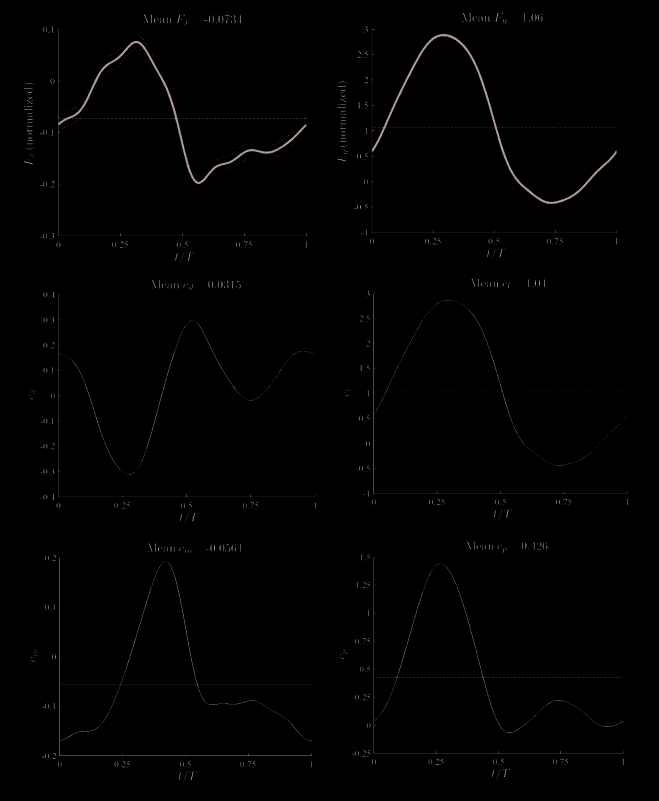
#> input picture docs/forward_flight_large_pitch/reproductions/baik2012_w1_w4/source_data/extracted/fig-000.jpg, 1318 x 1602 px (shown at 1/2 size); its folder holds only this picture in this run
$ python extract_baik2012_fig524_527.py
#> lines starting #> are read from the running program, lines starting #| are printed output that depends on the picture
#> in main, rgb is the input picture: shape (1602, 1318, 3); mean R, G, B 1.4, 1.3, 1.2
"""Digitize Baik (2011) thesis Figures 5.24--5.27 from embedded JPEGs.

This is an auditable pixel-calibration extraction.  It does not fit phase,
amplitude, offset, or scale to any model.  The printed panel means are used
only to mask the horizontal mean guide and as an independent QA check.
"""

from __future__ import annotations

import csv
import hashlib
import json
from pathlib import Path

import cv2
import matplotlib.pyplot as plt
import numpy as np
from PIL import Image


ROOT = Path(__file__).resolve().parent
PDF = ROOT / "baik_2011_dissertation.pdf"
FIGDIR = ROOT / "extracted"

# Axes bounds are pixel centers in the original embedded 1318x1602 JPEGs.
# Values are read from the labelled ticks; phase is 0--1 on every panel.
CONFIG = [
    dict(case="W1", variable="cd", image=0, pdf_page=204, printed_page=179,
         figure="5.24", x0=116, x1=630, yt=589, yb=993,
         vtop=0.4, vbot=-0.4, published_mean=0.0315),
    dict(case="W1", variable="cl", image=0, pdf_page=204, printed_page=179,
         figure="5.24", x0=747, x1=1255, yt=586, yb=986,
         vtop=3.0, vbot=-1.0, published_mean=1.04),
    dict(case="W2", variable="cd", image=1, pdf_page=205, printed_page=180,
         figure="5.25", x0=130, x1=635, yt=601, yb=999,
         vtop=2.0, vbot=-2.5, published_mean=-0.127),
    dict(case="W2", variable="cl", image=1, pdf_page=205, printed_page=180,
         figure="5.25", x0=734, x1=1253, yt=586, yb=994,
         vtop=5.0, vbot=-1.0, published_mean=2.11),
    dict(case="W3", variable="cd", image=2, pdf_page=206, printed_page=181,
         figure="5.26", x0=122, x1=628, yt=603, yb=1002,
         vtop=0.4, vbot=-0.3, published_mean=0.127),
    dict(case="W3", variable="cl", image=2, pdf_page=206, printed_page=181,
         figure="5.26", x0=740, x1=1251, yt=599, yb=1001,
         vtop=3.0, vbot=-1.0, published_mean=1.14),
    dict(case="W4", variable="cd", image=3, pdf_page=207, printed_page=182,
         figure="5.27", x0=135, x1=647, yt=604, yb=1007,
         vtop=1.5, vbot=-2.5, published_mean=-0.308),
    dict(case="W4", variable="cl", image=3, pdf_page=207, printed_page=182,
         figure="5.27", x0=738, x1=1261, yt=591, yb=1003,
         vtop=5.0, vbot=-1.0, published_mean=1.37),
]


def sha256(path: Path) -> str:
    h = hashlib.sha256()
    with path.open("rb") as handle:
        for chunk in iter(lambda: handle.read(1 << 20), b""):
            h.update(chunk)
    return h.hexdigest()


def trace_curve(gray: np.ndarray, cfg: dict) -> tuple[np.ndarray, np.ndarray, dict]:
    x0, x1, yt, yb = (cfg[key] for key in ("x0", "x1", "yt", "yb"))
    xs = np.arange(x0 + 2, x1 - 1)
    ys_all = np.arange(yt + 2, yb - 1)
    evidence = gray[yt + 2 : yb - 1, x0 + 2 : x1 - 1].astype(np.float64)
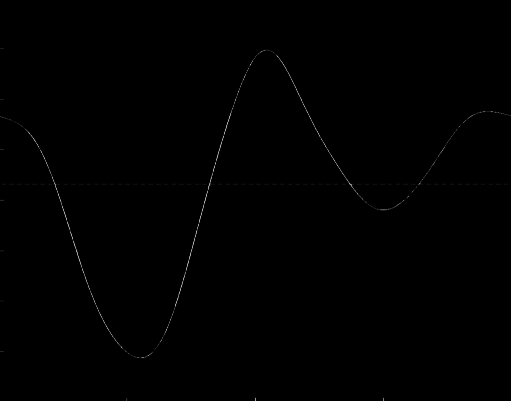
#> evidence: shape (401, 511) float64; min 0, max 178, mean 0.5
    evidence = cv2.GaussianBlur(evidence, (1, 5), 0.7)

    # The dotted horizontal guide is explicitly labelled with the cycle mean.
    # Mask it so it cannot be mistaken for the measurement curve.  The mask is
    # not an offset fit: axes calibration remains fixed by printed tick marks.
    mean_row = yt + (cfg["vtop"] - cfg["published_mean"]) / (
        cfg["vtop"] - cfg["vbot"]
    ) * (yb - yt)
    lo = max(0, int(round(mean_row)) - 2 - (yt + 2))
    hi = min(evidence.shape[0], int(round(mean_row)) + 3 - (yt + 2))
#> hi = 187
    evidence[lo:hi] = 0.0
#> evidence: shape (401, 511) float64; min 0, max 164.2, mean 0.5

    # Dynamic-programming centerline: image brightness plus a small local
    # curvature penalty.  The fixed penalty is shared by all eight panels and
    # is not optimized against any aerodynamic model.
    reward = np.sqrt(np.maximum(evidence, 0.0))
    height, width = reward.shape
#> height = 401; width = 511
    score = np.full((height, width), -np.inf)
    back = np.zeros((height, width), dtype=np.int8)
    score[:, 0] = reward[:, 0]
    max_jump = 8
    continuity_penalty = 0.05
    for column in range(1, width):
        previous = score[:, column - 1]
        for y in range(height):
            delta_lo = max(-max_jump, -y)
            delta_hi = min(max_jump, height - 1 - y)
            deltas = np.arange(delta_lo, delta_hi + 1)
            candidates = previous[y + deltas] - continuity_penalty * deltas**2
            selected = int(np.argmax(candidates))
            score[y, column] = reward[y, column] + candidates[selected]
            back[y, column] = deltas[selected]
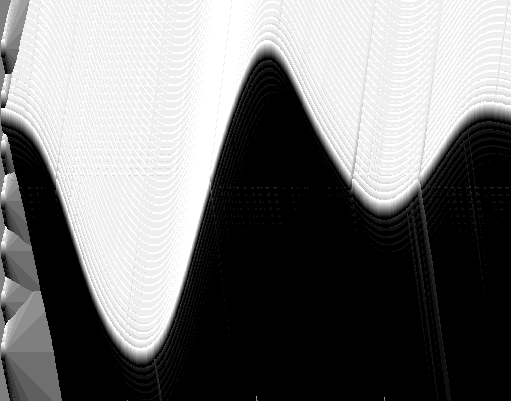
#> back: shape (401, 511) int8; min -8, max 8, mean -0.604; drawn with min black and max white
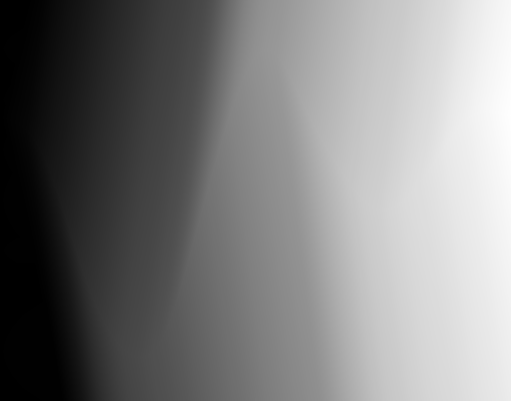
#> score: shape (401, 511) float64; min 0, max 3824.7, mean 1907.2; drawn with min black and max white

    path = np.empty(width, dtype=int)
    path[-1] = int(np.argmax(score[:, -1]))
    for column in range(width - 1, 0, -1):
        path[column - 1] = path[column] + int(back[path[column], column])
#> after the loop, path = 511 values, max 357 at index 135, min 50 at index 263, mean 184.2
    pixels_y = ys_all[path]
#> pixels_y = 511 values, max 948 at index 135, min 641 at index 263, mean 775.2
    phase = (xs - x0) / (x1 - x0)
    value = cfg["vtop"] + (pixels_y - yt) / (yb - yt) * (
        cfg["vbot"] - cfg["vtop"]
    )
#> value = 511 values, max 0.297 at index 263, min -0.311 at index 135, mean 0.0314
    audit = {
        "mean_guide_row": mean_row,
        "digitized_trapezoidal_mean": float(np.trapezoid(value, phase) / np.ptp(phase)),
        "published_panel_mean": cfg["published_mean"],
        "mean_absolute_difference": abs(
            float(np.trapezoid(value, phase) / np.ptp(phase)) - cfg["published_mean"]
        ),
        "x_axis_pixel_centers": [x0, x1],
        "y_axis_pixel_centers": [yt, yb],
        "y_axis_values": [cfg["vtop"], cfg["vbot"]],
        "source_points": len(phase),
    }
#> audit = {'mean_guide_row': 775.1, 'digitized_trapezoidal_mean': 0.0311, 'published_panel_mean': 0.0315, 'mean_absolute_difference': 0.000382, 'x_axis_pixel_centers': [116, 630], 'y_axis_pixel_centers': [589, 993], 'y_axis_values': [0.4, -0.4], 'source_points': 511}
    return phase, value, audit


def main() -> None:
    rows = []
    audits = []
    fig, axes = plt.subplots(4, 2, figsize=(15, 18), constrained_layout=True)
    for cfg in CONFIG:
        image_path = FIGDIR / f"fig-{cfg['image']:03d}.jpg"
        rgb = np.asarray(Image.open(image_path).convert("RGB"))
        gray = rgb.max(axis=2)
        phase, value, audit = trace_curve(gray, cfg)
#> phase = 511 values from 0.00389 to 0.996
        for phase_i, value_i in zip(phase, value, strict=True):
            rows.append(
                {
                    "case": cfg["case"],
                    "phase_t_over_T": f"{phase_i:.12g}",
                    cfg["variable"]: f"{value_i:.12g}",
                }
            )
#> this loop made 511 passes
#> (phase_i, value_i) on passes 1 to 3: (0.00389, 0.166), (0.00584, 0.166), (0.00778, 0.164)
#> after the loop, rows = 511 items
        audit.update(
            {
                "case": cfg["case"],
                "variable": cfg["variable"],
                "figure": cfg["figure"],
                "pdf_page": cfg["pdf_page"],
                "printed_page": cfg["printed_page"],
                "embedded_image": image_path.name,
                "embedded_image_sha256": sha256(image_path),
            }
        )
        audits.append(audit)
        ax = axes[int(cfg["case"][1]) - 1, 0 if cfg["variable"] == "cd" else 1]
        ax.imshow(rgb)
        xs = cfg["x0"] + phase * (cfg["x1"] - cfg["x0"])
#> xs = 511 values from 118 to 628
        ys = cfg["yt"] + (cfg["vtop"] - value) / (
            cfg["vtop"] - cfg["vbot"]
        ) * (cfg["yb"] - cfg["yt"])
#> ys has the same summary as pixels_y in trace_curve
        ax.plot(xs, ys, color="red", lw=0.75)
        ax.set_xlim(cfg["x0"] - 15, cfg["x1"] + 15)
        ax.set_ylim(cfg["yb"] + 15, cfg["yt"] - 15)
        ax.set_title(
            f"{cfg['case']} {cfg['variable'].upper()}: "
            f"trace mean {audit['digitized_trapezoidal_mean']:.4f}; "
            f"printed {cfg['published_mean']:.4f}"
        )
        ax.axis("off")

    # The left/right panels have slightly different raster widths.  Preserve
    # every traced source point in a long-form file, and independently sample
    # each trace onto a declared 401-point common phase grid for paired CL/CD.
    long_path = ROOT / "baik2012_w1_w4_corrected_total_cl_cd_source_pixels.csv"
    with long_path.open("w", newline="", encoding="utf-8") as handle:
        writer = csv.DictWriter(handle, fieldnames=["case", "phase_t_over_T", "variable", "value"])
        writer.writeheader()
        for row in rows:
            variable = "cl" if "cl" in row else "cd"
            writer.writerow(
                {
                    "case": row["case"],
                    "phase_t_over_T": row["phase_t_over_T"],
                    "variable": variable,
                    "value": row[variable],
                }
            )
    by_trace: dict[tuple[str, str], tuple[np.ndarray, np.ndarray]] = {}
    for case in ("W1", "W2", "W3", "W4"):
        for variable in ("cl", "cd"):
            selected = [row for row in rows if row["case"] == case and variable in row]
            by_trace[(case, variable)] = (
                np.array([float(row["phase_t_over_T"]) for row in selected]),
                np.array([float(row[variable]) for row in selected]),
            )
    common_phase = np.linspace(0.0, 1.0, 401)
    paired_rows = []
    for case in ("W1", "W2", "W3", "W4"):
        values = {}
        for variable in ("cl", "cd"):
            phase, trace_value = by_trace[(case, variable)]
            values[variable] = np.interp(common_phase, phase, trace_value, period=1.0)
        for index, phase in enumerate(common_phase):
            paired_rows.append(
                {
                    "case": case,
                    "phase_t_over_T": f"{phase:.12g}",
                    "cl": f"{values['cl'][index]:.12g}",
                    "cd": f"{values['cd'][index]:.12g}",
                }
            )
    csv_path = ROOT / "baik2012_w1_w4_corrected_total_cl_cd.csv"
    with csv_path.open("w", newline="", encoding="utf-8") as handle:
        writer = csv.DictWriter(handle, fieldnames=["case", "phase_t_over_T", "cl", "cd"])
        writer.writeheader()
        writer.writerows(paired_rows)

    overlay_path = ROOT / "baik2012_fig524_527_digitization_overlay.png"
    fig.savefig(overlay_path, dpi=180)
    plt.close(fig)
    payload = {
        "source_pdf": PDF.name,
        "source_pdf_sha256": sha256(PDF),
        "source_pdf_bytes": PDF.stat().st_size,
        "source_bitstream_uuid": "1ef3aed8-ca97-48ec-b992-85acc3be814a",
        "source_bitstream_url": (
            "https://backend.production.deepblue-documents.lib.umich.edu/server/api/"
            "core/bitstreams/1ef3aed8-ca97-48ec-b992-85acc3be814a/content"
        ),
        "method": "fixed-axis raster centerline dynamic programming",
        "phase_or_amplitude_fit": False,
        "model_output_used": False,
        "panels": audits,
        "output_sha256": {
            long_path.name: sha256(long_path),
            csv_path.name: sha256(csv_path),
            overlay_path.name: sha256(overlay_path),
        },
    }
    (ROOT / "baik2012_fig524_527_digitization_audit.json").write_text(
        json.dumps(payload, indent=2) + "\n", encoding="utf-8"
    )
    for audit in audits:
        # The source is a JPEG, so panel means are a QA diagnostic rather than
        # a means of correcting a traced waveform.  One coarse-range panel
        # (W2 CL, 6 coefficient units over 408 px) differs by 0.026; all others
        # are within 0.02.  A 0.03 gate is therefore fixed for this raster set.
        assert audit["mean_absolute_difference"] <= 0.03, audit


if __name__ == "__main__":
#> (the run stopped early here; a loop or call above may not have finished)
